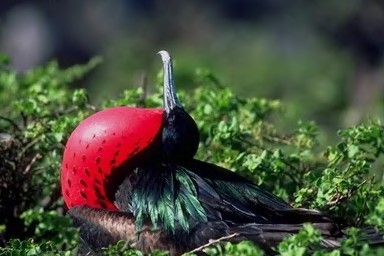
#> input picture samples/authentic/Au_ani_00004.jpg, 384 x 256 px
$ python -i ai_detector.py   (imports and definitions only)
#> lines starting #> are read from the running program, lines starting #| are printed output that depends on the picture
#> further down, picture is the input picture: PIL image 384x256 RGB; mean R, G, B 72.1, 76.1, 59.1
"""
AI-Generated Image Detector — multi-signal approach, no model download required.

Signals used:
  1. EXIF metadata — real camera photos carry rich EXIF; AI images typically have none.
  2. Frequency domain — real photos follow 1/f^2 (pink noise); AI images are too smooth.
  3. Noise residual — camera sensor PRNU creates non-Gaussian noise; AI noise is Gaussian-flat.
  4. ELA uniformity — AI images have too-uniform JPEG ELA; spliced real images vary locally.

Each signal returns 0-100 (AI likelihood). Weighted average = final score.
"""
import io
import numpy as np
from PIL import Image, ImageChops, ImageFilter
from scipy.stats import kurtosis as scipy_kurtosis


# ── EXIF analysis ────────────────────────────────────────────────────────────

# EXIF tags that only appear in real camera photos
_CAMERA_TAGS = {
    271,   # Make
    272,   # Model
    305,   # Software (some AI tools write this, but differently)
    306,   # DateTime
    33434, # ExposureTime
    33437, # FNumber
    34855, # ISOSpeedRatings
    36867, # DateTimeOriginal
    36868, # DateTimeDigitized
    37386, # FocalLength
    41989, # FocalLengthIn35mmFilm
    41990, # SceneCaptureType
}

_AI_SOFTWARE_HINTS = [
    "stable diffusion", "midjourney", "dall-e", "dalle", "diffusion",
    "comfyui", "automatic1111", "novelai", "invoke", "dream", "ai",
    "generated", "flux", "sd", "sdxl",
]


# [76 lines left out: functions _exif_ai_score, _frequency_ai_score, not called in this run]


# ── Noise residual analysis ────────────────────────────────────────────────────

def _noise_ai_score(pil_image: Image.Image) -> float:
    """
    0=non-Gaussian camera PRNU noise (real), 100=Gaussian/flat AI noise.
    Real camera sensors have device-specific non-uniform noise (PRNU).
    AI images generate noise that is more Gaussian and spatially uniform.
    """
    gray = np.array(pil_image.convert("L").resize((256, 256)), dtype=np.float32)
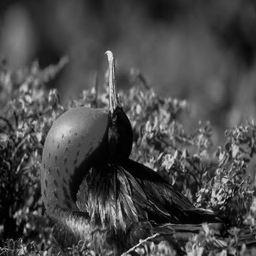
#> gray: shape (256, 256) float32; min 0, max 230, mean 72.9

    # Denoise with Gaussian blur; residual = estimated noise
    blurred = np.array(
        Image.fromarray(gray.astype(np.uint8)).filter(ImageFilter.GaussianBlur(radius=2)),
        dtype=np.float32,
    )
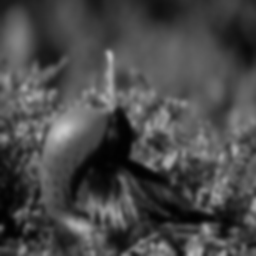
#> blurred: shape (256, 256) float32; min 2, max 203, mean 72.9
    residual = gray - blurred
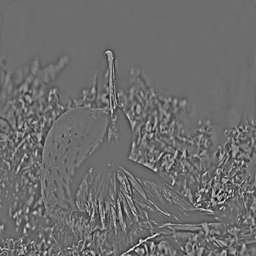
#> residual: shape (256, 256) float32; min -102, max 136, mean 0; drawn with min black and max white

    # Kurtosis of noise distribution
    # Gaussian noise: kurtosis ≈ 3 (excess = 0)
    # Real camera PRNU: excess kurtosis often > 1 (heavier tails)
    # AI images: excess kurtosis close to 0 (very Gaussian)
    flat = residual.flatten()
    if flat.std() < 0.5:
        # Nearly constant image region — not informative
        return 50.0

    excess_kurt = float(scipy_kurtosis(flat, fisher=True))  # fisher=True → excess kurtosis
#> excess_kurt = 5.39
    # AI: excess_kurt close to 0 (Gaussian)
    # Real: excess_kurt > 1.5 (heavier tails from PRNU)
    # Score: excess_kurt=0 → 80; excess_kurt=3 → 10
    raw = (1.5 - excess_kurt) / 1.5 * 80
#> raw = -207.6
    # Floor at 20 — noise alone should never fully clear an image
    score = max(20.0, min(100.0, raw))
#> score = 20
    return round(float(score), 1)


# ── ELA uniformity signal ─────────────────────────────────────────────────────

# [17 lines left out: function _ela_uniformity_score, not called in this run]


# ── HuggingFace ML detector ───────────────────────────────────────────────────

_hf_pipe = None
_hf_loaded = False

# [120 lines left out: functions _load_hf_pipe, _ml_ai_score, detect_ai_image, not called in this run]

>>> from PIL import Image
>>> picture = Image.open('../../samples/authentic/Au_ani_00004.jpg')
>>> result = _noise_ai_score(picture)
#> result = 20

$ run again, on samples/authentic/Au_ani_00006.jpg
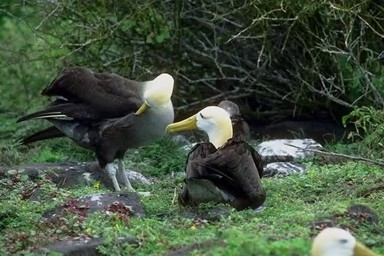
#> input picture samples/authentic/Au_ani_00006.jpg, 384 x 256 px
#> picture is the input picture: PIL image 384x256 RGB; mean R, G, B 68.1, 82.9, 63.5
#> in _noise_ai_score, `blurred = np.array( Image.fromarray(gray.astype(np.uint8)).filter(Imag..`:
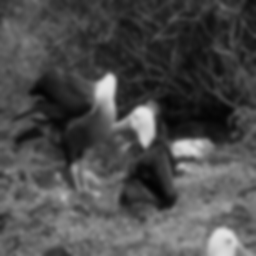
#> blurred: shape (256, 256) float32; min 4, max 229, mean 76.3
#> in _noise_ai_score, `residual = gray - blurred`:
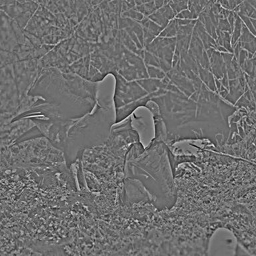
#> residual: shape (256, 256) float32; min -106, max 137, mean 0; drawn with min black and max white
#> excess_kurt = 2.57
#> raw = -57.08
#> score = 20

$ run again, on samples/authentic/Au_ani_00015.jpg
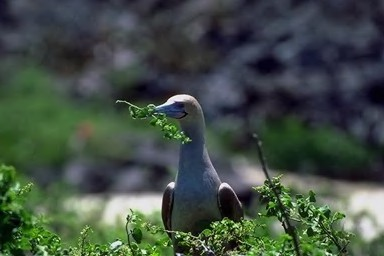
#> input picture samples/authentic/Au_ani_00015.jpg, 384 x 256 px
#> picture is the input picture: PIL image 384x256 RGB; mean R, G, B 65.3, 77.7, 68.3
#> in _noise_ai_score, `blurred = np.array( Image.fromarray(gray.astype(np.uint8)).filter(Imag..`:
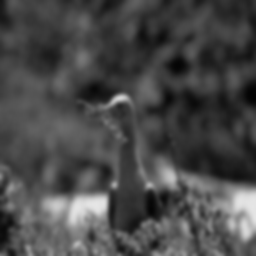
#> blurred: shape (256, 256) float32; min 3, max 230, mean 73
#> in _noise_ai_score, `residual = gray - blurred`:
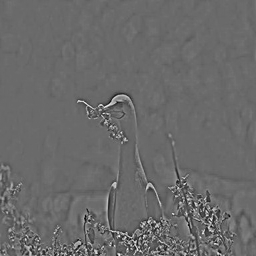
#> residual: shape (256, 256) float32; min -97, max 135, mean 0; drawn with min black and max white
#> excess_kurt = 15.94
#> raw = -769.9
#> score = 20

$ run again, on samples/authentic/Au_ani_00016.jpg
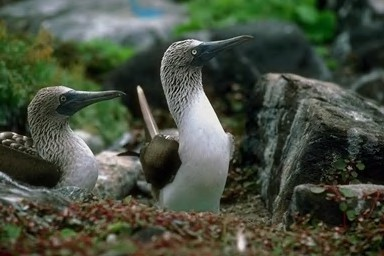
#> input picture samples/authentic/Au_ani_00016.jpg, 384 x 256 px
#> picture is the input picture: PIL image 384x256 RGB; mean R, G, B 71.3, 78.7, 63.5
#> in _noise_ai_score, `blurred = np.array( Image.fromarray(gray.astype(np.uint8)).filter(Imag..`:
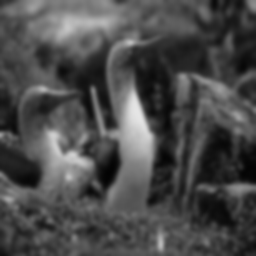
#> blurred: shape (256, 256) float32; min 3, max 229, mean 74.7
#> in _noise_ai_score, `residual = gray - blurred`:
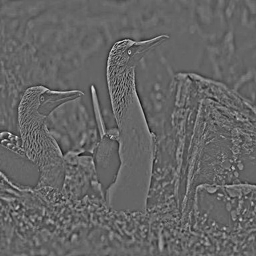
#> residual: shape (256, 256) float32; min -89, max 134, mean 0; drawn with min black and max white
#> excess_kurt = 5.29
#> raw = -202.2
#> score = 20
